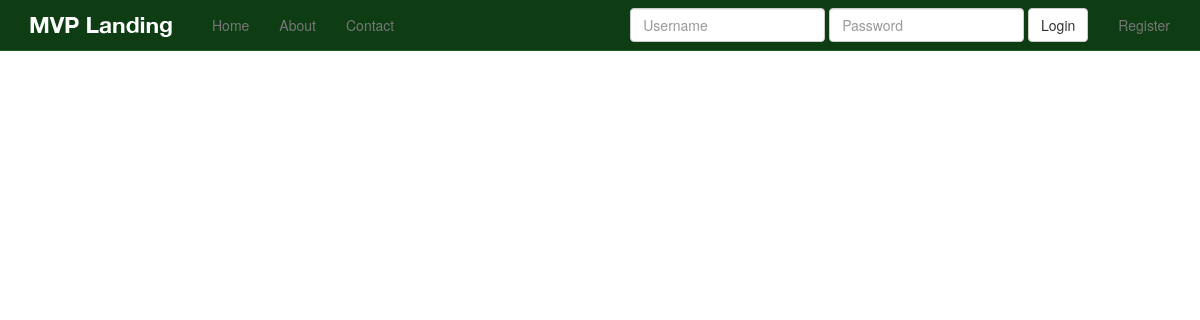
Before: /products/ with the older database file.
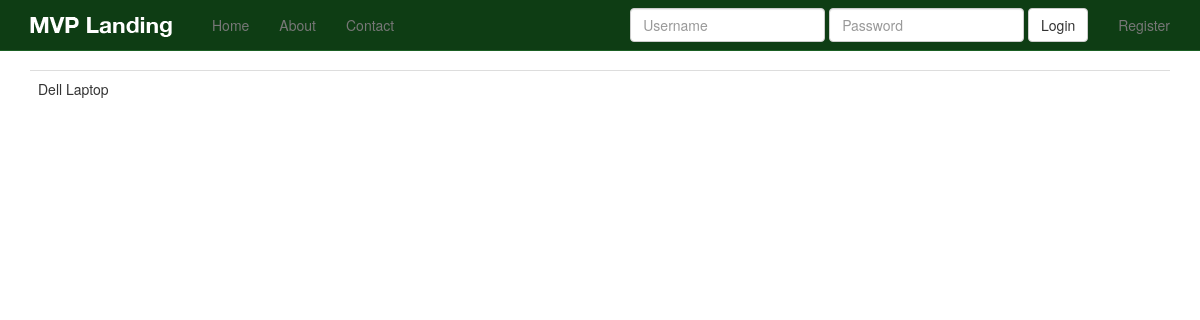
After: the same page with the newer database file.
### products/models.py (models this page shows, shortened)
class Product(models.Model):
    title = models.CharField(max_length=120)
    description = models.TextField(blank=True, null=True)
    price = models.DecimalField(decimal_places=2, max_digits=20)
    active = models.BooleanField(default=True)

### products/views.py (the view)
class ProductListView(ListView):
    model = Product
    def get_context_data(self, *args, **kwargs):
        context = super(ProductListView, self).get_context_data(*args, **kwargs)
        context["now"] = timezone.now()
        return context

### products/templates/products/product_list.html
{% extends "base.html" %}
{% block content %}
    <table class="table">
    {% for object in object_list %}
        <tr>
        <td>
            {{ object.title }}
        </td>
        </tr>
    {% endfor %}
    </table>
{% endblock %}

Changed rows visible on the page:
added Product: title "Dell Laptop"
